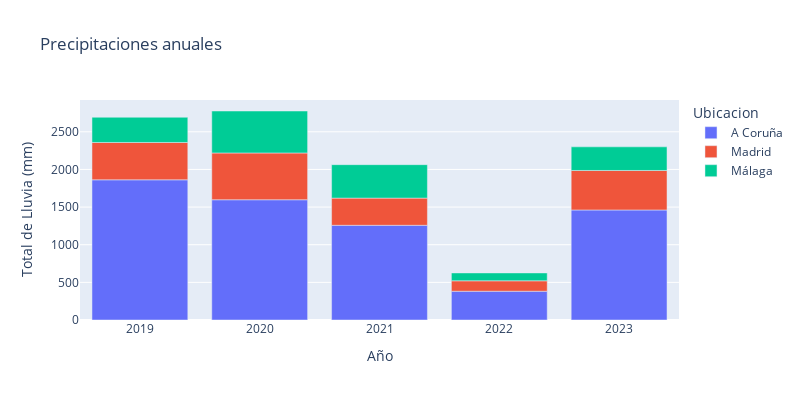

The cell this chart's notebook holds for it:
### Markdown cell above
Total de precipitaciones en el año de cada ubicacion

### Code cell
import plotly.express as px
data_lluvia_anual = df_descargado.groupby(["Ubicacion", "Año"])["Lluvia (mm)"].sum().reset_index()
fig = px.bar(data_lluvia_anual, x="Año", y="Lluvia (mm)", color="Ubicacion",
             title="Precipitaciones anuales",
             labels={"Lluvia (mm)": "Suma de Lluvia (mm)", "Año": "Año"})

fig.update_layout(xaxis_title="Año", yaxis_title="Total de Lluvia (mm)", width=800, height=400)

fig.show()

### Figure 1 — Plotly figure (JSON) as saved in the notebook; plotly's stock layout.template omitted (floating-point values rounded to 4 significant figures)
{"data": [{"alignmentgroup": "True", "hovertemplate": "Ubicacion=A Coruña<br>Año=%{x}<br>Suma de Lluvia (mm)=%{y}<extra></extra>", "legendgroup": "A Coruña", "marker": {"color": "#636efa", "pattern": {"shape": ""}}, "name": "A Coruña", "offsetgroup": "A Coruña", "orientation": "v", "showlegend": true, "textposition": "auto", "type": "bar", "x": [2019, 2020, 2021, 2022, 2023], "xaxis": "x", "y": [1862.0, 1598.0, 1258.0, 382.3, 1462.0], "yaxis": "y"}, {"alignmentgroup": "True", "hovertemplate": "Ubicacion=Madrid<br>Año=%{x}<br>Suma de Lluvia (mm)=%{y}<extra></extra>", "legendgroup": "Madrid", "marker": {"color": "#EF553B", "pattern": {"shape": ""}}, "name": "Madrid", "offsetgroup": "Madrid", "orientation": "v", "showlegend": true, "textposition": "auto", "type": "bar", "x": [2019, 2020, 2021, 2022, 2023], "xaxis": "x", "y": [495.9, 621.4, 360.9, 138.3, 524.7], "yaxis": "y"}, {"alignmentgroup": "True", "hovertemplate": "Ubicacion=Málaga<br>Año=%{x}<br>Suma de Lluvia (mm)=%{y}<extra></extra>", "legendgroup": "Málaga", "marker": {"color": "#00cc96", "pattern": {"shape": ""}}, "name": "Málaga", "offsetgroup": "Málaga", "orientation": "v", "showlegend": true, "textposition": "auto", "type": "bar", "x": [2019, 2020, 2021, 2022, 2023], "xaxis": "x", "y": [334.9, 557.4, 444.5, 104.7, 313.9], "yaxis": "y"}], "layout": {"barmode": "relative", "height": 400, "legend": {"title": {"text": "Ubicacion"}, "tracegroupgap": 0}, "title": {"text": "Precipitaciones anuales"}, "width": 800, "xaxis": {"anchor": "y", "domain": [0, 1], "title": {"text": "Año"}}, "yaxis": {"anchor": "x", "domain": [0, 1], "title": {"text": "Total de Lluvia (mm)"}}}}
